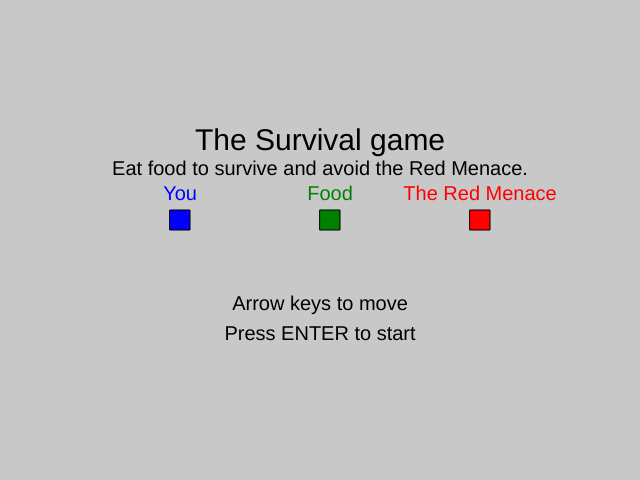
Frame 1 (no input)
Frame 60 (no input): identical to frame 1, image omitted
Frame 120 (the mouse pressed at the canvas centre since frame 60): identical to frame 1, image omitted

The p5.js sketch that drew this single still picture (run headless with seeded random() and noise() and a simulated clock; from frame 60 on, the mouse is pressed at the canvas centre):

// p5.js sketch
// ── sketch.js
var block = 20;

var game_over = false;
var start_screen = true;

var px;
var py;
var ex;
var ey;

var score = 0;
var hp = 100;

var es = 0.6;
var energy_cost = 1;
var heal = 20;
var damage = 100;

n_foods = 1;

var foods = [[]];
var foodSize = 10;
var width;
var height;
var message;

function setup() {
  width = 640;
  height = 480;
  createCanvas(width, height);
  frameRate(60);

  px = round(Math.random() * ((width - 1 - block) / block)) * block;
  py = round(Math.random() * ((height - 1 - block) / block)) * block;
  ex = round(Math.random() * ((width - 1 - block) / block)) * block;
  ey = round(Math.random() * ((height - 1 - block) / block)) * block;

  for(var i = 0; i < n_foods; i++){
    foods[i][0] = round(Math.random() * ((width - 1 - block) / block)) * block;
    foods[i][1] = round(Math.random() * ((height - 1 - block) / block)) * block;
  }
}

function draw() {
  if(start_screen){
    background(200);
    textAlign(CENTER);
    textSize(30);
    text("The Survival game", width/2, 150)
    textSize(20)
    text("Eat food to survive and avoid the Red Menace.", width / 2, 175)


    fill("blue");
    rect(width / 2 - 150, 210, block, block);
    text("You", width / 2 - 140, 200)

    fill("green")
    rect(width / 2, 210, block, block);
    text("Food", width / 2 + 10, 200)

    fill("red")
    rect(width / 2 + 150, 210, block, block);
    text("The Red Menace", width / 2 + 160, 200)

    fill("black")
    textSize(20);
    text("Arrow keys to move", width / 2, height / 2 + 70);
    text("Press ENTER to start", width / 2, height / 2 + 100);

  }else if(!game_over){
    background(200);

    fill("blue");
    rect(px, py, block, block);

    fill("red")
    rect(ex, ey, block, block);


    for(var i = 0; i < n_foods; i++){


      if(foods[i][0] == px && foods[i][1] == py){
        foods[i][0] = round(Math.random() * ((width - 1 - block) / block)) * block;
        foods[i][1] = round(Math.random() * ((height - 1 - block) / block)) * block;
        hp += heal;
      }

      fill("green");
      rect(foods[i][0], foods[i][1], block, block);

      textAlign(LEFT)
      fill("black")
      textSize(20);
      text("Score: " + String(score), 10, 25);
      text("Energy: " + String(hp), 10, 45);

    }


  }else{
    background(200);
    textAlign(CENTER);
    fill("red");
    textSize(50);
    text("GAME OVER", width/2, height / 2);
    textSize(20);
    text(message, width / 2, height / 2 + 40)
    fill("green");
    textSize(20);
    text("Final score: " + String(score), width/2, height / 2 + 70);
    fill("black")
    textSize(20);
    text("Press ENTER to restart", width / 2, height / 2 + 100);

  }


}

function keyPressed() {
  if(!game_over && !start_screen){
    if (keyCode === LEFT_ARROW) {
      px -= block;
    } else if (keyCode === RIGHT_ARROW) {
      px += block;
    } else if (keyCode === UP_ARROW) {
      py -= block;
    } else if (keyCode === DOWN_ARROW) {
      py += block;
    }
    px = Math.min(width - block, Math.max(px, 0));
    py = Math.min(height - block, Math.max(py, 0));
    hp -= energy_cost;
    score += 1;

    if(hp < 1){
      game_over = true;
      message = "You ran out of energy."
    }

    if(px < ex){
      ex -= block * es;
    }else if (px > ex){
      ex += block * es;
    }

    if (py < ey){
      ey -= block * es;
    }else if(py > ey){
      ey += block * es;
    }

    if(abs(px - ex) < block && abs(ey - py) < block){
      hp -= damage;
      ex = round(Math.random() * ((width - 1 - block) / block)) * block;
      ey = round(Math.random() * ((height - 1 - block) / block)) * block
      if(hp < 1){
        game_over = true;
        message = "You were killed by the Red Menace."
      }
    }

  }else{
    if (keyCode === ENTER){
      if(start_screen){
        start_screen = false;
      }else{
        restart();
      }
    }
  }

}

function restart(){
  start_sreen = true;
  game_over = false;
  message = "";
  px = round(Math.random() * ((width - 1 - block) / block)) * block;
  py = round(Math.random() * ((height - 1 - block) / block)) * block;
  ex = round(Math.random() * ((width - 1 - block) / block)) * block;
  ey = round(Math.random() * ((height - 1 - block) / block)) * block;
  score = 0;
  hp = 100;

  for(var i = 0; i < n_foods; i++){
    foods[i][0] = round(Math.random() * ((width - 1 - block) / block)) * block;
    foods[i][1] = round(Math.random() * ((height - 1 - block) / block)) * block;
  }
}

// ── player.js
class Player {
  costructor(x, y, health, size){
    this.x = x;
    this.y = y;
    this.hp = health;
    this.size = size;
  }

  move(dx, dy){

  }
}

// ── survival.html
<html>
  <head>
    <script src="https://cdnjs.cloudflare.com/ajax/libs/p5.js/0.7.2/p5.js"></script>
    <script src="sketch.js"></script>
    <!-- <script src="player.js"></script> -->
  </head>
  <body>
  </body>
</html>
